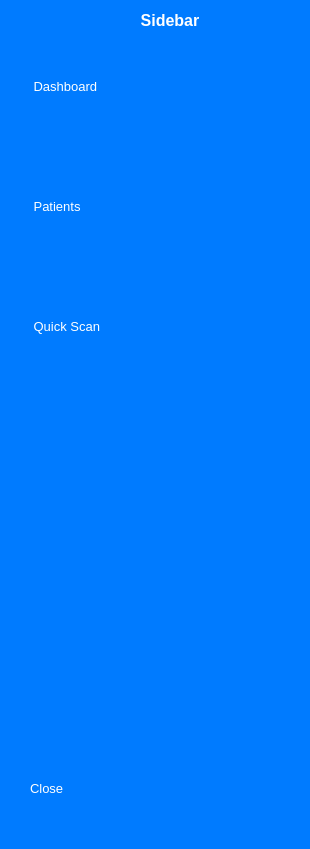
     <widget class="QWidget" name="icon_name_sidebar_widget" native="true">
      <property name="styleSheet">
       <string notr="true">QWidget{
	background-color: rgb(0, 123, 255);
	color:white;
}
QPushButton{
	color:white;
	border:none;
	text-align:left;
	border-top-left-radius:10px;
	border-bottom-left-radius:10px;
}
QPushButton:checked{
	background-color:#F8F9FA;
	color: rgb(0, 123, 255);
	font-weight:bold;
}</string>
      </property>
      <layout class="QVBoxLayout" name="verticalLayout_4">
       <property name="leftMargin">
        <number>30</number>
       </property>
       <property name="rightMargin">
        <number>0</number>
       </property>
       <item>
        <widget class="QLabel" name="sidebar_label">
         <property name="font">
          <font>
           <pointsize>12</pointsize>
           <weight>75</weight>
           <bold>true</bold>
          </font>
         </property>
         <property name="text">
          <string>Sidebar</string>
         </property>
         <property name="alignment">
          <set>Qt::AlignCenter</set>
         </property>
        </widget>
       </item>
       <item>
        <layout class="QVBoxLayout" name="icon_name_only_widget">
         <property name="spacing">
          <number>20</number>
         </property>
         <item>
          <widget class="QPushButton" name="dashboard_button">
           <property name="sizePolicy">
            <sizepolicy hsizetype="Preferred" vsizetype="Fixed">
             <horstretch>0</horstretch>
             <verstretch>0</verstretch>
            </sizepolicy>
           </property>
           <property name="minimumSize">
            <size>
             <width>280</width>
             <height>100</height>
            </size>
           </property>
           <property name="font">
            <font>
             <pointsize>10</pointsize>
            </font>
           </property>
           <property name="text">
            <string> Dashboard</string>
           </property>
           <property name="icon">
            <iconset resource="static/resource.qrc">
             <normaloff>:/icons/icons/dashboard_white.png</normaloff>
             <normalon>:/icons/icons/dashboard_blue.png</normalon>:/icons/icons/dashboard_white.png</iconset>
           </property>
           <property name="iconSize">
            <size>
             <width>60</width>
             <height>60</height>
            </size>
           </property>
           <property name="checkable">
            <bool>true</bool>
           </property>
           <property name="autoExclusive">
            <bool>true</bool>
           </property>
          </widget>
         </item>
         <item>
          <widget class="QPushButton" name="patients_button">
           <property name="sizePolicy">
            <sizepolicy hsizetype="Preferred" vsizetype="Fixed">
             <horstretch>0</horstretch>
             <verstretch>0</verstretch>
            </sizepolicy>
           </property>
           <property name="minimumSize">
            <size>
             <width>280</width>
             <height>100</height>
            </size>
           </property>
           <property name="font">
            <font>
             <pointsize>10</pointsize>
            </font>
           </property>
           <property name="text">
            <string> Patients</string>
           </property>
           <property name="icon">
            <iconset resource="static/resource.qrc">
             <normaloff>:/icons/icons/person_white.png</normaloff>
             <normalon>:/icons/icons/person_blue.png</normalon>:/icons/icons/person_white.png</iconset>
           </property>
           <property name="iconSize">
            <size>
             <width>60</width>
             <height>60</height>
            </size>
           </property>
           <property name="checkable">
            <bool>true</bool>
           </property>
           <property name="autoExclusive">
            <bool>true</bool>
           </property>
          </widget>
         </item>
         <item>
          <widget class="QPushButton" name="quick_scan_button">
           <property name="sizePolicy">
            <sizepolicy hsizetype="Preferred" vsizetype="Fixed">
             <horstretch>0</horstretch>
             <verstretch>0</verstretch>
            </sizepolicy>
           </property>
           <property name="minimumSize">
            <size>
             <width>280</width>
             <height>100</height>
            </size>
           </property>
           <property name="font">
            <font>
             <pointsize>10</pointsize>
            </font>
           </property>
           <property name="text">
            <string> Quick Scan</string>
           </property>
           <property name="icon">
            <iconset resource="static/resource.qrc">
             <normaloff>:/icons/icons/scan_white.png</normaloff>
             <normalon>:/icons/icons/scan_blue.png</normalon>:/icons/icons/scan_white.png</iconset>
           </property>
           <property name="iconSize">
            <size>
             <width>60</width>
             <height>60</height>
            </size>
           </property>
           <property name="checkable">
            <bool>true</bool>
           </property>
           <property name="autoExclusive">
            <bool>true</bool>
           </property>
          </widget>
         </item>
        </layout>
       </item>
       <item>
        <spacer name="sidebar_name_spacer">
         <property name="orientation">
          <enum>Qt::Vertical</enum>
         </property>
         <property name="sizeHint" stdset="0">
          <size>
           <width>20</width>
           <height>356</height>
          </size>
         </property>
        </spacer>
       </item>
       <item>
        <widget class="QPushButton" name="close_button">
         <property name="sizePolicy">
          <sizepolicy hsizetype="Preferred" vsizetype="Fixed">
           <horstretch>0</horstretch>
           <verstretch>0</verstretch>
          </sizepolicy>
         </property>
         <property name="minimumSize">
          <size>
           <width>200</width>
           <height>100</height>
          </size>
         </property>
         <property name="font">
          <font>
           <pointsize>10</pointsize>
          </font>
         </property>
         <property name="text">
          <string>Close</string>
         </property>
         <property name="icon">
          <iconset resource="static/resource.qrc">
           <normaloff>:/icons/icons/close_white.png</normaloff>:/icons/icons/close_white.png</iconset>
         </property>
         <property name="iconSize">
          <size>
           <width>60</width>
           <height>60</height>
          </size>
         </property>
         <property name="checkable">
          <bool>true</bool>
         </property>
         <property name="autoExclusive">
          <bool>true</bool>
         </property>
        </widget>
       </item>
      </layout>
     </widget>
